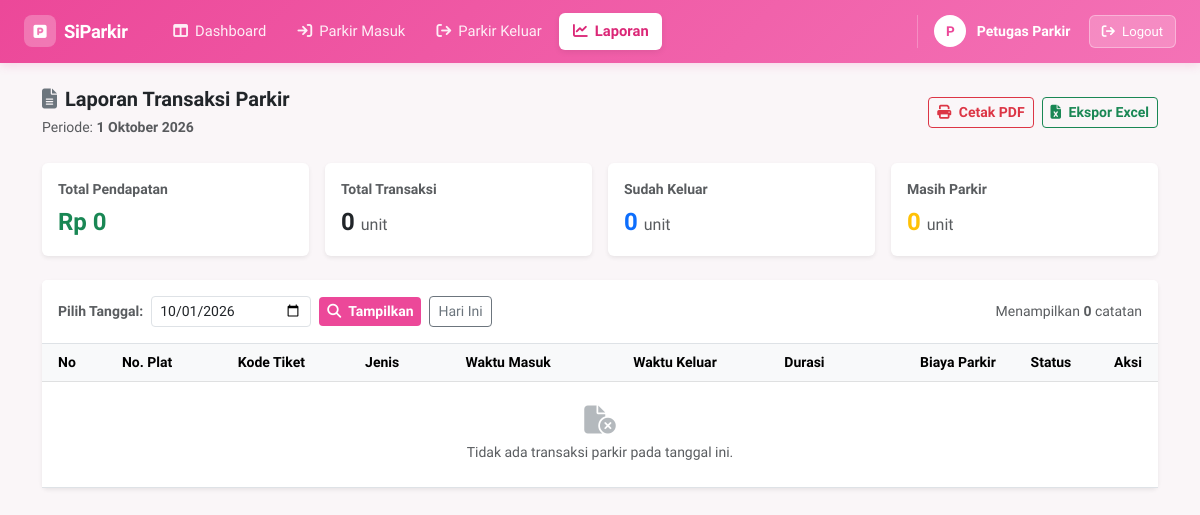
The page /index.php?page=laporan (signed in) on the database as committed earlier.
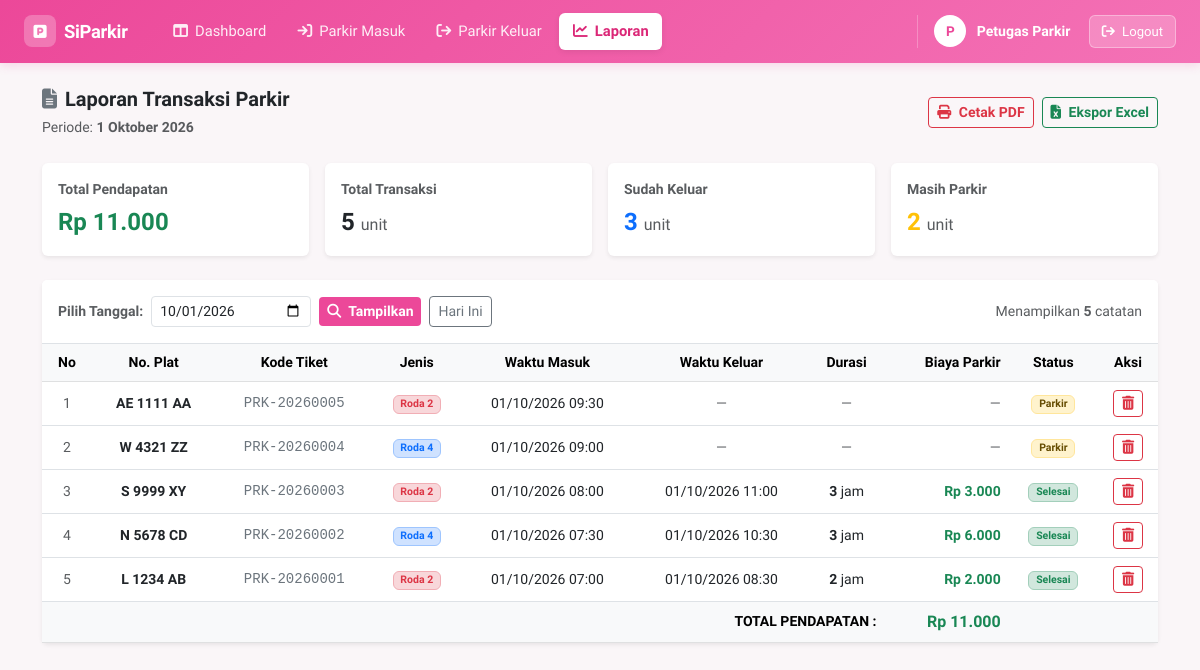
The same page on the database as committed later.
### tables this page shows
CREATE TABLE `parkir` (
    `id`              INT(11)                  NOT NULL AUTO_INCREMENT,
    `nomor_id`        VARCHAR(20)              NOT NULL COMMENT 'Kode unik transaksi parkir',
    `nomor_plat`      VARCHAR(15)              NOT NULL COMMENT 'Nomor plat kendaraan (Contoh: L 1234 AB)',
    `jenis_kendaraan` ENUM('roda2','roda4')    NOT NULL COMMENT 'Tipe kendaraan: roda 2 atau roda 4',
    `waktu_masuk`     DATETIME                 NOT NULL COMMENT 'Jam dan tanggal kendaraan masuk',
    `waktu_keluar`    DATETIME                 NULL DEFAULT NULL COMMENT 'Jam dan tanggal kendaraan keluar',
    `durasi_jam`      INT(11)                  NULL DEFAULT NULL COMMENT 'Durasi parkir dalam jam (dibulatkan ke atas)',
    `status`          ENUM('parkir','selesai') NOT NULL DEFAULT 'parkir' COMMENT 'Status kendaraan',
    `total_bayar`     DECIMAL(12,2)            NOT NULL DEFAULT 0.00 COMMENT 'Total biaya parkir yang harus dibayar',
    `created_at`      TIMESTAMP                NOT NULL DEFAULT CURRENT_TIMESTAMP,
    `updated_at`      TIMESTAMP                NOT NULL DEFAULT CURRENT_TIMESTAMP ON UPDATE CURRENT_TIMESTAMP,
    PRIMARY KEY (`id`),
    UNIQUE KEY `uq_nomor_id` (`nomor_id`),
    INDEX `idx_nomor_plat` (`nomor_plat`),
    INDEX `idx_status` (`status`)
);

### views/laporan.php (the view, shortened to what the changed rows need)
<?php
$baseUrl = defined('BASE_URL') ? BASE_URL : '';
if (!function_exists('tgl_indo')) {
    function tgl_indo(string $t): string {
        $bln = [1=>'Januari','Februari','Maret','April','Mei','Juni',
                'Juli','Agustus','September','Oktober','November','Desember'];
        $ts  = strtotime($t);
        return date('j', $ts) . ' ' . $bln[(int)date('n', $ts)] . ' ' . date('Y', $ts);
    }
}
?>
<!DOCTYPE html>
<html lang="id">
<head>
    <link href="https://cdn.jsdelivr.net/npm/bootstrap@5.3.0/dist/css/bootstrap.min.css" rel="stylesheet">
    <link rel="stylesheet" href="https://cdnjs.cloudflare.com/ajax/libs/font-awesome/6.4.0/css/all.min.css">
</head>
<body>
    <?php require_once __DIR__ . '/layout/navbar.php'; ?>
    <main class="container py-4">
        <div class="d-flex justify-content-between align-items-center flex-wrap gap-3 mb-4">
            <div>
                <h5 class="fw-bold mb-1 text-dark">
                    <i class="fa-solid fa-file-lines me-2 text-secondary"></i>Laporan Transaksi Parkir
                </h5>
                <span class="text-muted small">Periode: <strong><?= tgl_indo($tanggal) ?></strong></span>
            </div>
            <div class="d-flex align-items-center gap-2">
                <a href="<?= $baseUrl ?>index.php?page=cetak_pdf&tanggal=<?= urlencode($tanggal) ?>"
                   target="_blank"
                   class="btn btn-sm btn-outline-danger fw-semibold">
                    <i class="fa-solid fa-print me-1"></i> Cetak PDF
                </a>
                <a href="<?= $baseUrl ?>index.php?page=export_csv&tanggal=<?= urlencode($tanggal) ?>"
                   class="btn btn-sm btn-outline-success fw-semibold">
                    <i class="fa-solid fa-file-excel me-1"></i> Ekspor Excel
                </a>
            </div>
        </div>
        <div class="row g-3 mb-4">
            <div class="col-sm-6 col-lg-3">
                <div class="card border-0 shadow-sm h-100">
                    <div class="card-body p-3">
                        <div class="text-muted small fw-semibold">Total Pendapatan</div>
                        <div class="fs-4 fw-bold text-success mt-1">
                            Rp <?= number_format($totalPendapatan, 0, ',', '.') ?>
                        </div>
                    </div>
                </div>
            </div>
            <div class="col-sm-6 col-lg-3">
                <div class="card border-0 shadow-sm h-100">
                    <div class="card-body p-3">
                        <div class="text-muted small fw-semibold">Total Transaksi</div>
                        <div class="fs-4 fw-bold text-dark mt-1">
                            <?= count($dataLaporan) ?> <small class="fs-6 text-muted fw-normal">unit</small>
                        </div>
                    </div>
                </div>
            </div>
            <div class="col-sm-6 col-lg-3">
                <div class="card border-0 shadow-sm h-100">
                    <div class="card-body p-3">
                        <div class="text-muted small fw-semibold">Sudah Keluar</div>
                        <div class="fs-4 fw-bold text-primary mt-1">
                            <?= (int)$totalSelesai ?> <small class="fs-6 text-muted fw-normal">unit</small>
                        </div>
                    </div>
                </div>
            </div>
            <div class="col-sm-6 col-lg-3">
                <div class="card border-0 shadow-sm h-100">
                    <div class="card-body p-3">
                        <div class="text-muted small fw-semibold">Masih Parkir</div>
                        <div class="fs-4 fw-bold text-warning mt-1">
                            <?= (int)$totalMasih ?> <small class="fs-6 text-muted fw-normal">unit</small>
                        </div>
                    </div>
                </div>
            </div>
        </div>
        <div class="card border-0 shadow-sm">
            <div class="card-header bg-white py-3 border-bottom d-flex align-items-center justify-content-between flex-wrap gap-2">
                <form action="<?= $baseUrl ?>index.php" method="GET" class="d-flex align-items-center gap-2 flex-wrap m-0">
                    <span class="small fw-semibold text-muted">Pilih Tanggal:</span>
                    <input type="date"
                           name="tanggal"
                           class="form-control form-control-sm"
                           style="width: 160px;"
                           value="<?= htmlspecialchars($tanggal) ?>"
                           required>
                    <button type="submit" class="btn btn-sm btn-pink fw-semibold">
                        <i class="fa-solid fa-magnifying-glass me-1"></i> Tampilkan
                    </button>
                    <a href="<?= $baseUrl ?>index.php?page=laporan&tanggal=<?= date('Y-m-d') ?>"
                       class="btn btn-sm btn-outline-secondary">
                        Hari Ini
                    </a>
                </form>
                <span class="small text-muted">
                    Menampilkan <strong><?= count($dataLaporan) ?></strong> catatan
                </span>
            </div>
            <div class="table-responsive">
                <table class="table table-hover align-middle mb-0 small">
                    <thead class="table-light text-center">
                        <tr>
                            <th style="width: 50px;">No</th>
                            <th>No. Plat</th>
                            <th>Kode Tiket</th>
                            <th>Jenis</th>
                            <th>Waktu Masuk</th>
                            <th>Waktu Keluar</th>
                            <th>Durasi</th>
                            <th class="text-end">Biaya Parkir</th>
                            <th>Status</th>
                            <th style="width: 60px;">Aksi</th>
                        </tr>
                    </thead>
                    <tbody class="text-center">
                        <?php if (empty($dataLaporan)): ?>
                            <tr>
                                <td colspan="10" class="text-muted py-4">
                                    <i class="fa-solid fa-file-circle-xmark fa-2x mb-2 text-secondary opacity-50 d-block"></i>
                                    Tidak ada transaksi parkir pada tanggal ini.
                                </td>
                            </tr>
                        <?php else: ?>
                            <?php foreach ($dataLaporan as $i => $row):
                                $isR2 = ($row['jenis_kendaraan'] === 'roda2');
                            ?>
                            <tr>
                                <td class="text-muted"><?= $i + 1 ?></td>
                                <td class="fw-bold text-dark">
                                    <?= htmlspecialchars($row['nomor_plat']) ?>
                                </td>
                                <td>
                                    <span class="text-secondary font-monospace">
                                        <?= htmlspecialchars($row['nomor_id'] ?? '-') ?>
                                    </span>
                                </td>
                                <td>
                                    <?php if ($isR2): ?>
                                        <span class="badge bg-danger-subtle text-danger border border-danger-subtle">Roda 2</span>
                                    <?php else: ?>
                                        <span class="badge bg-primary-subtle text-primary border border-primary-subtle">Roda 4</span>
                                    <?php endif; ?>
                                </td>
                                <td>
                                    <?= date('d/m/Y H:i', strtotime($row['waktu_masuk'])) ?>
                                </td>
                                <td>
                                    <?= !empty($row['waktu_keluar']) ? date('d/m/Y H:i', strtotime($row['waktu_keluar'])) : '<span class="text-muted">—</span>' ?>
                                </td>
                                <td>
                                    <?= !empty($row['durasi_jam']) ? '<strong>' . $row['durasi_jam'] . '</strong> jam' : '<span class="text-muted">—</span>' ?>
                                </td>
                                <td class="text-end">
                                    <?php if ($row['status'] === 'selesai' && $row['total_bayar'] > 0): ?>
                                        <strong class="text-success">Rp <?= number_format($row['total_bayar'], 0, ',', '.') ?></strong>
                                    <?php else: ?>
                                        <span class="text-muted">—</span>
                                    <?php endif; ?>
                                </td>
                                <td>
                                    <?php if ($row['status'] === 'parkir'): ?>
                                        <span class="badge bg-warning-subtle text-warning-emphasis border border-warning-subtle">Parkir</span>
                                    <?php else: ?>
                                        <span class="badge bg-success-subtle text-success border border-success-subtle">Selesai</span>
                                    <?php endif; ?>
                                </td>
                                <td>
                                    <button type="button"
                                        class="btn btn-sm btn-outline-danger"
                                        style="padding: 2px 8px;"
                                        onclick="konfirmasiHapus(<?= $row['id'] ?>, '<?= htmlspecialchars(addslashes($row['nomor_plat'])) ?>', '<?= htmlspecialchars($tanggal) ?>')"
                                        title="Hapus Data">
                                        <i class="fa-solid fa-trash-can"></i>
                                    </button>
                                </td>
                            </tr>
                            <?php endforeach; ?>
                        <?php endif; ?>
                    </tbody>
                    <?php if (!empty($dataLaporan)): ?>
                    <tfoot class="table-light">
                        <tr>
                            <td colspan="7" class="text-end fw-bold">TOTAL PENDAPATAN :</td>
                            <td class="text-end fw-bold text-success fs-6">
                                Rp <?= number_format($totalPendapatan, 0, ',', '.') ?>
                            </td>
                            <td colspan="2"></td>
                        </tr>
                    </tfoot>
                    <?php endif; ?>
                </table>
            </div>
        </div>
    </main>
</body>
</html>

### views/layout/navbar.php (shortened to what the changed rows need)
<?php
$halamanAktif = $_GET['page'] ?? 'dashboard';
$namaPetugas  = $_SESSION['admin_nama'] ?? $_SESSION['nama_petugas'] ?? $_SESSION['admin_username'] ?? 'Petugas';
$inisialPetugas = strtoupper(substr($namaPetugas, 0, 1));
$menus = [
    'dashboard'     => ['label' => 'Dashboard',     'icon' => 'fa-table-columns'],
    'parkir_masuk'  => ['label' => 'Parkir Masuk',  'icon' => 'fa-arrow-right-to-bracket'],
    'parkir_keluar' => ['label' => 'Parkir Keluar', 'icon' => 'fa-arrow-right-from-bracket'],
    'laporan'       => ['label' => 'Laporan',       'icon' => 'fa-chart-line'],
];
?>
<link rel="stylesheet" href="https://cdnjs.cloudflare.com/ajax/libs/font-awesome/6.4.0/css/all.min.css">
<nav class="navbar navbar-expand-lg app-navbar">
    <div class="container-fluid px-4">
        <a class="navbar-brand" href="index.php?page=dashboard">
            <span class="brand-icon"><i class="fa-solid fa-square-parking"></i></span>
            <span>SiParkir</span>
        </a>
        <div class="collapse navbar-collapse" id="navMenu">
            <ul class="navbar-nav me-auto mb-2 mb-lg-0 ms-lg-3 gap-1">
                <?php foreach ($menus as $key => $item): ?>
                    <li class="nav-item">
                        <a class="nav-link <?= ($halamanAktif === $key) ? 'active' : '' ?>" href="index.php?page=<?= $key ?>">
                            <i class="fa-solid <?= $item['icon'] ?>"></i>
                            <?= $item['label'] ?>
                        </a>
                    </li>
                <?php endforeach; ?>
            </ul>
            <div class="d-flex align-items-center">
                <div class="nav-user">
                    <div class="nav-avatar"><?= $inisialPetugas ?></div>
                    <span class="nav-username d-none d-sm-inline"><?= htmlspecialchars($namaPetugas) ?></span>
                    <a href="index.php?page=logout" class="btn-nav-logout ms-2" onclick="return confirm('Keluar dari aplikasi?')">
                        <i class="fa-solid fa-arrow-right-from-bracket me-1"></i> Logout
                    </a>
                </div>
            </div>
        </div>
    </div>
</nav>

Rows that differ between the two databases and show on the page:
now on this page (row edited): parkir: nomor_plat "AE 1111 AA", nomor "PRK-20260005", jenis_kendaraan "Roda 2", waktu_masuk "01/10/2026 09:30", status "Parkir"
now on this page (row edited): parkir: nomor_plat "W 4321 ZZ", nomor "PRK-20260004", jenis_kendaraan "Roda 4", waktu_masuk "01/10/2026 09:00", status "Parkir"
now on this page (row edited): parkir: nomor_plat "S 9999 XY", nomor "PRK-20260003", jenis_kendaraan "Roda 2", waktu_masuk "01/10/2026 08:00", waktu_keluar "01/10/2026 11:00", durasi_jam "3", total_bayar "3.000", status "Selesai"
now on this page (row edited): parkir: nomor_plat "N 5678 CD", nomor "PRK-20260002", jenis_kendaraan "Roda 4", waktu_masuk "01/10/2026 07:30", waktu_keluar "01/10/2026 10:30", durasi_jam "3", total_bayar "6.000", status "Selesai"
now on this page (row edited): parkir: nomor_plat "L 1234 AB", nomor "PRK-20260001", jenis_kendaraan "Roda 2", waktu_masuk "01/10/2026 07:00", waktu_keluar "01/10/2026 08:30", durasi_jam "2", total_bayar "2.000", status "Selesai"
Other text that changed with them:
$totalPendapatan: "0" → "11.000"
count($dataLaporan): "0" → "5"
$totalSelesai: "0" → "3"
$totalMasih: "0" → "2"
$totalPendapatan: (not shown) → "11.000"
text no longer shown: "Tidak ada transaksi parkir pada tanggal ini."
text now shown: "TOTAL PENDAPATAN : Rp"
